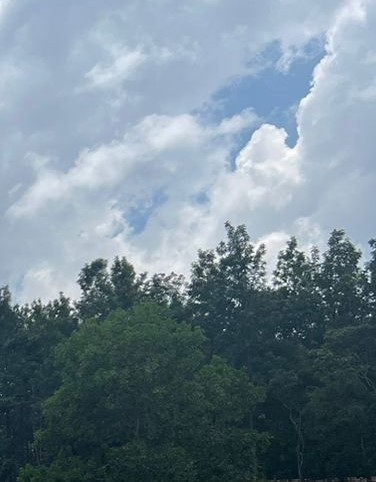
#> input picture Original Input Images/Chapter 5/23.jpg, 376 x 482 px, found by its file name
$ python 'Histogram with masks.py'
#> lines starting #> are read from the running program, lines starting #| are printed output that depends on the picture
import cv2
import numpy as np
import matplotlib.pyplot as plt

image = cv2.imread('23.jpg', 0)
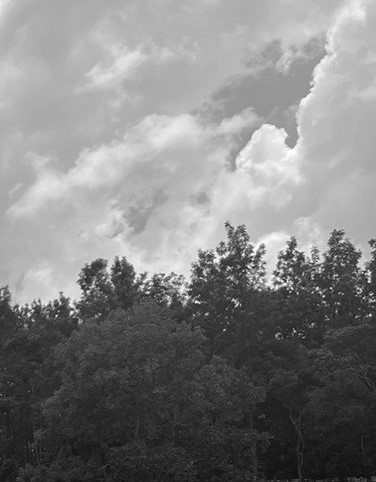
#> image: shape (482, 376); min 5, max 255, mean 129

# Create a binary mask
mask = np.zeros_like(image, dtype=np.uint8)
mask[100:300, 100:300] = 255

# Apply the mask to the image
masked_image = cv2.bitwise_and(image, mask)
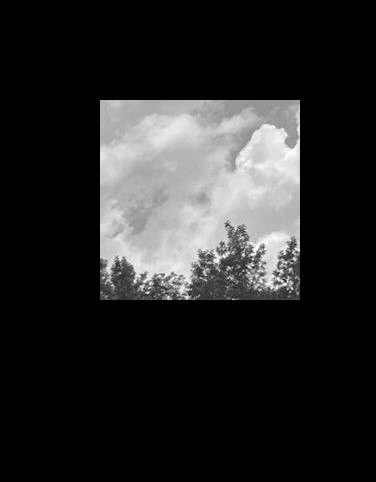
#> masked_image: shape (482, 376); min 0, max 255, mean 38.8

# Calculate and plot the histogram
histogram = cv2.calcHist([image], [0], masked_image, [256], [0, 256])
#> histogram = 256 values, max 785 at index 180, min 0 at index 0, mean 156.2
plt.plot(histogram)

cv2.imshow('Original Image', image)
cv2.imshow('Masked Image', masked_image)
cv2.waitKey(0)
cv2.destroyAllWindows()
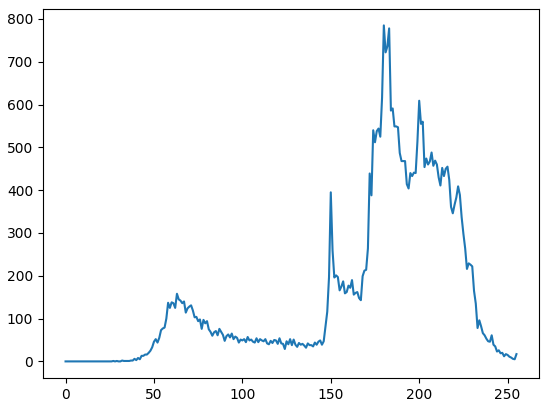
#> figure drawn by matplotlib, 1 panel; curve peaks at x = 180, y = 785
